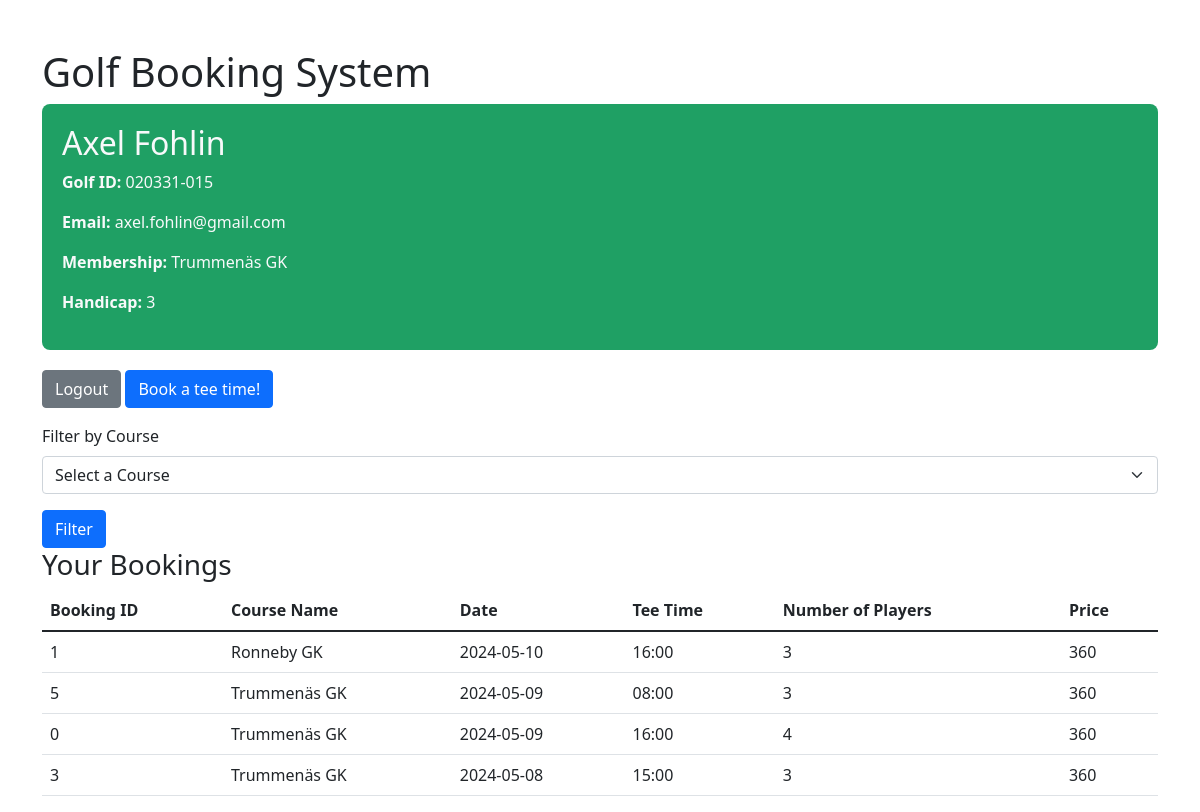
The app's page /profile (signed in), older data.
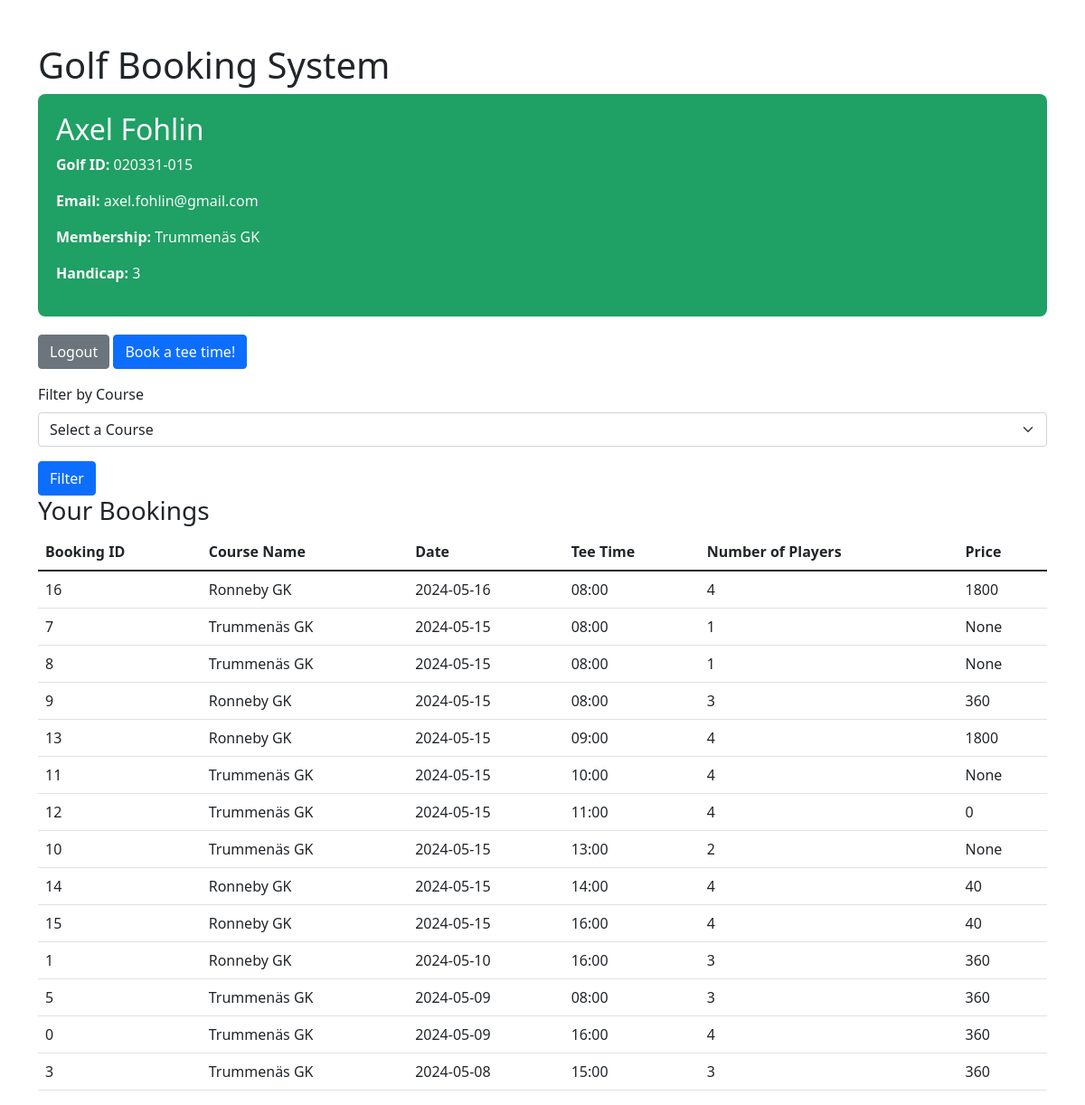
The same page, newer data.
### tables this page shows
CREATE TABLE players (golf_id TEXT (100) PRIMARY KEY, password TEXT (100), email TEXT (100), first_name TEXT (100), last_name TEXT (100), hcp NUMERIC (255));

CREATE TABLE courses (club_id INTEGER PRIMARY KEY AUTOINCREMENT, region TEXT (100), club_name TEXT (100), hcp_limit NUMERIC, greenfee NUMERIC);

CREATE TABLE bookings (booking_id INTEGER PRIMARY KEY AUTOINCREMENT, club_id INTEGER REFERENCES courses (club_id), golf_id TEXT (100) REFERENCES players (golf_id), numberOfPlayers INTEGER (4), date TEXT (100), tee_time TEXT (100), price NUMERIC (1000));

### app.py (the view)
@app.route('/profile')
def profile():
    golf_id = session.get('golf_id')  # Assuming you store the logged-in user's golf_id in the session
    club_id = request.args.get('club_id')  # Get club_id from the query parameters for filtering
    user_details = query_db("SELECT players.first_name, players.last_name, players.golf_id, players.email, players.hcp, courses.club_name FROM players JOIN membership ON players.golf_id = membership.golf_id JOIN courses ON membership.club_id = courses.club_id WHERE players.golf_id = ?", [golf_id], one=True)
    courses = query_db("SELECT club_id, club_name FROM courses")
    query = """
        SELECT b.booking_id, b.club_id, b.date, b.tee_time, b.numberOfPlayers, b.price, c.club_name
        FROM bookings b
        JOIN courses c ON b.club_id = c.club_id
        WHERE b.golf_id = ?
    """
    params = [golf_id]
    if club_id:
        query += " AND b.club_id = ?"
        params.append(club_id)
    query += " ORDER BY b.date DESC, b.tee_time ASC"
    booking_history = query_db(query, params)
    return render_template('profile.html', user=user_details, bookings=booking_history, courses=courses)

### database.py (called while the page is built, shortened)
def get_db():
    db = getattr(g, '_database', None)
    if db is None:
        db = g._database = sqlite3.connect(DATABASE)
        db.row_factory = sqlite3.Row
    return db

def query_db(query, args=(), one=False, commit=False):
    cur = get_db().execute(query, args)
    rv = cur.fetchall()
    cur.close()
    return (rv[0] if rv else None) if one else rv

### website/template/profile.html (shortened to what this page needs)
<!DOCTYPE html>
<html lang="en">
<head>
    <link href="https://cdn.jsdelivr.net/npm/bootstrap@5.1.3/dist/css/bootstrap.min.css" rel="stylesheet">
</head>
<body>
    <div class="container mt-5" >
        <h1>Golf Booking System</h1>
        <div style="background-color: #1fa064; padding: 20px; border-radius: 8px; margin-bottom: 20px;">
            <h2
            class="text-light">{{ user['first_name'] }} {{ user['last_name'] }}</h2>
            <p
            class="text-light"> <strong>Golf ID:</strong> {{ user['golf_id'] }}</p>
            <p
            class="text-light"><strong>Email:</strong> {{ user['Email'] }}</p>
            <p
            class="text-light"> <strong>Membership:</strong> {{ user['club_name'] }}</p>
            <p
            class="text-light"> <strong>Handicap:</strong> {{ user['HCP'] }}</p>
        </div>
        <div class="mb-3">
            <a href="{{ url_for('logout') }}" class="btn btn-secondary">Logout</a>
            <a href="{{ url_for('show_courses') }}" class="btn btn-primary">Book a tee time!</a>
        </div>
        <form action="{{ url_for('profile') }}" method="get">
            <div class="mb-3">
                <label for="club_id" class="form-label">Filter by Course</label>
                <select class="form-select" id="club_id" name="club_id">
                    <option value="">Select a Course</option>
                </select>
            </div>
            <button type="submit" class="btn btn-primary">Filter</button>
        </form>
        <h3>Your Bookings</h3>
        <table class="table">
            <thead>
                <tr>
                    <th>Booking ID</th>
                    <th>Course Name</th>
                    <th>Date</th>
                    <th>Tee Time</th>
                    <th>Number of Players</th>
                    <th>Price</th>
                </tr>
            </thead>
            <tbody>
                {% for booking in bookings %}
                <tr>
                    <td>{{ booking['booking_id'] }}</td>
                    <td>{{ booking['club_name'] }}</td>
                    <td>{{ booking['date'] }}</td>
                    <td>{{ booking['tee_time'] }}</td>
                    <td>{{ booking['numberOfPlayers'] }}</td>
                    <td>{{ booking['price'] }}</td>
                </tr>
                {% endfor %}
            </tbody>
        </table>
    </div>
</body>
</html>

Row changes from the older to the newer data that the page shows:
added bookings: booking_id "16", club_name "Ronneby GK", date "2024-05-16", tee_time "08:00", numberOfPlayers "4", price "1800"
added bookings: booking_id "7", club_name "Trummenäs GK", date "2024-05-15", tee_time "08:00", numberOfPlayers "1", price "None"
added bookings: booking_id "8", club_name "Trummenäs GK", date "2024-05-15", tee_time "08:00", numberOfPlayers "1", price "None"
added bookings: booking_id "9", club_name "Ronneby GK", date "2024-05-15", tee_time "08:00", numberOfPlayers "3", price "360"
added bookings: booking_id "13", club_name "Ronneby GK", date "2024-05-15", tee_time "09:00", numberOfPlayers "4", price "1800"
added bookings: booking_id "11", club_name "Trummenäs GK", date "2024-05-15", tee_time "10:00", numberOfPlayers "4", price "None"
added bookings: booking_id "12", club_name "Trummenäs GK", date "2024-05-15", tee_time "11:00", numberOfPlayers "4", price "0"
added bookings: booking_id "10", club_name "Trummenäs GK", date "2024-05-15", tee_time "13:00", numberOfPlayers "2", price "None"
added bookings: booking_id "14", club_name "Ronneby GK", date "2024-05-15", tee_time "14:00", numberOfPlayers "4", price "40"
added bookings: booking_id "15", club_name "Ronneby GK", date "2024-05-15", tee_time "16:00", numberOfPlayers "4", price "40"
